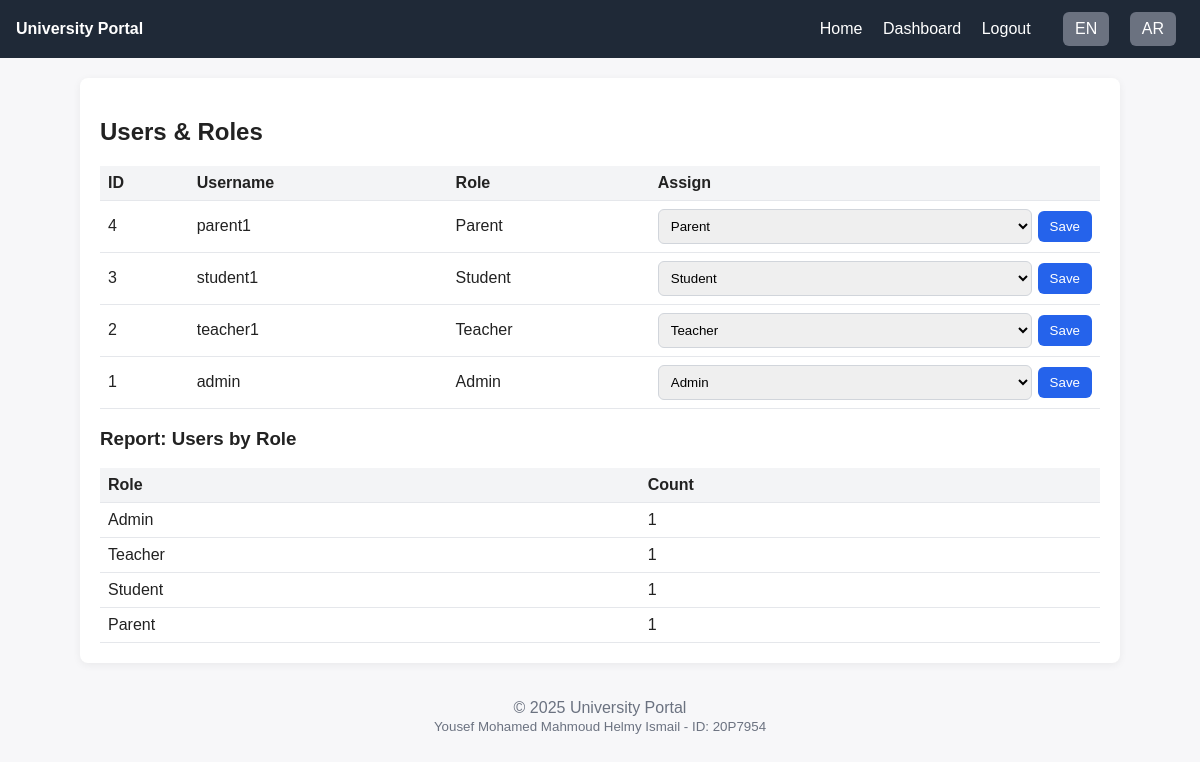
The page /admin/users.php (signed in) on the database its author committed.
### tables this page shows
CREATE TABLE users (
  id INT PRIMARY KEY AUTO_INCREMENT,
  username VARCHAR(100) NOT NULL UNIQUE,
  password_hash VARCHAR(255) NOT NULL,
  role_id INT NOT NULL,
  created_at TIMESTAMP DEFAULT CURRENT_TIMESTAMP,
  FOREIGN KEY (role_id) REFERENCES roles(id)
);

CREATE TABLE roles (
  id INT PRIMARY KEY AUTO_INCREMENT,
  name VARCHAR(50) NOT NULL UNIQUE
);

### config.php (called while the page is built)
<?php
return [
    'db' => [
        'host' => '127.0.0.1',
        'port' => 3306,
        'name' => 'university_portal',
        'user' => 'root',
        'pass' => '',
        'charset' => 'utf8mb4',
    ],
    'app' => [
        'base_url' => '/',
        'name' => 'University Portal',
        'default_lang' => 'en',
        'langs' => ['en' => 'English', 'ar' => 'العربية']
    ]
];

### lib/i18n.php (called while the page is built, shortened)
<?php
class I18n {
    private static $dict = [
        'en' => [
            'login' => 'Login',
            'username' => 'Username',
            'password' => 'Password',
            'logout' => 'Logout',
            'dashboard' => 'Dashboard',
            'invalid_credentials' => 'Invalid username or password.',
            'submit' => 'Submit',
            'language' => 'Language',
        ],
        'ar' => [
            'login' => 'تسجيل الدخول',
            'username' => 'اسم المستخدم',
            'password' => 'كلمة المرور',
            'logout' => 'تسجيل الخروج',
            'dashboard' => 'لوحة التحكم',
            'invalid_credentials' => 'اسم المستخدم أو كلمة المرور غير صحيح.',
            'submit' => 'إرسال',
            'language' => 'اللغة',
        ]
    ];
    public static function t(string $key): string {
        $lang = $_SESSION['lang'] ?? 'en';
        return self::$dict[$lang][$key] ?? $key;
    }
}

### lib/util.php (called while the page is built, shortened)
<?php
function e(string $s): string { return htmlspecialchars($s, ENT_QUOTES, 'UTF-8'); }

### admin/users.php (the view, shortened to what this page needs)
<?php
require_once __DIR__ . '/../lib/util.php';
$pdo = DB::conn();
$users = $pdo->query('SELECT u.id, u.username, r.name AS role FROM users u JOIN roles r ON r.id = u.role_id ORDER BY u.id DESC')->fetchAll();
$roles = $pdo->query('SELECT id, name FROM roles ORDER BY id')->fetchAll();
$report = $pdo->query('SELECT r.name AS role, COUNT(u.id) AS cnt FROM roles r LEFT JOIN users u ON u.role_id = r.id GROUP BY r.id ORDER BY r.id')->fetchAll();
require_once __DIR__ . '/../partials/header.php';
?>
<h2>Users & Roles</h2>
<table>
  <tr><th>ID</th><th>Username</th><th>Role</th><th>Assign</th></tr>
  <?php foreach ($users as $u): ?>
    <tr>
      <td><?= (int)$u['id'] ?></td>
      <td><?= e($u['username']) ?></td>
      <td><?= e($u['role']) ?></td>
      <td>
        <form method="post" style="display:flex;gap:6px;align-items:center;">
          <select name="role_id">
            <?php foreach ($roles as $r): ?>
              <option value="<?= (int)$r['id'] ?>" <?= $r['name']===$u['role']?'selected':'' ?>><?= e($r['name']) ?></option>
            <?php endforeach; ?>
          </select>
          <button class="btn" type="submit">Save</button>
        </form>
      </td>
    </tr>
  <?php endforeach; ?>
</table>
<h3>Report: Users by Role</h3>
<table>
  <tr><th>Role</th><th>Count</th></tr>
  <?php foreach ($report as $r): ?>
    <tr><td><?= e($r['role']) ?></td><td><?= (int)$r['cnt'] ?></td></tr>
  <?php endforeach; ?>
</table>
<?php require_once __DIR__ . '/../partials/footer.php'; ?>

### partials/header.php (shortened to what this page needs)
<?php
require_once __DIR__ . '/../lib/i18n.php';
$config = require __DIR__ . '/../config.php';
$title = $config['app']['name'];
$lang = $_SESSION['lang'] ?? 'en';
?>
<!DOCTYPE html>
<html lang="<?= htmlspecialchars($lang) ?>" dir="<?= $lang === 'ar' ? 'rtl' : 'ltr' ?>">
<head>
</head>
<body>
  <header>
    <div class="brand"><?= htmlspecialchars($title) ?></div>
    <nav>
      <a href="/index.php">Home</a>
      <a href="/dashboard.php">Dashboard</a>
      <a href="/logout.php"><?= I18n::t('logout') ?></a>
      <span class="lang-switch">
        <a class="btn secondary" href="?lang=en">EN</a>
        <a class="btn secondary" href="?lang=ar">AR</a>
      </span>
    </nav>
  </header>
  <div class="container">

### partials/footer.php
  </div>
  <footer style="text-align:center; color:#6b7280; padding:16px;">
    &copy; <?= date('Y') ?> University Portal<br>
    <small>Yousef Mohamed Mahmoud Helmy Ismail - ID: 20P7954</small>
  </footer>
</body>
</html>

### partials/header.php (style rules this page uses)
body { font-family: Arial, sans-serif; margin:0; background:#f7f7f9; color:#222; }
header { background:#1f2937; color:#fff; padding:12px 16px; display:flex; align-items:center; justify-content:space-between; }
header .brand { font-weight:bold; }
nav a { color:#fff; margin:0 8px; text-decoration:none; }
.container { max-width:1000px; margin:20px auto; background:#fff; padding:20px; border-radius:8px; box-shadow: 0 2px 8px rgba(0,0,0,.06); }
.btn { display:inline-block; padding:8px 12px; background:#2563eb; color:#fff; border:none; border-radius:6px; text-decoration:none; cursor:pointer; }
.btn.secondary { background:#6b7280; }
input, select, textarea { width:100%; padding:8px; border:1px solid #d1d5db; border-radius:6px; }
table { width:100%; border-collapse:collapse; }
th, td { padding:8px; border-bottom:1px solid #e5e7eb; text-align: left; }
th { background:#f3f4f6; }
.lang-switch { margin-left:12px; }

### rows shown on the page
users: id "4", username "parent1", role.name "Parent"
users: id "3", username "student1", role.name "Student"
users: id "2", username "teacher1", role.name "Teacher"
users: id "1", username "admin", role.name "Admin"

### other values the page prints
$title "University Portal"
I18n::t('logout') "Logout"
$r['role'] "Admin"
$r['cnt'] "1"
$r['role'] "Teacher"
$r['role'] "Student"
$r['role'] "Parent"
form field role_id "Parent"
form field role_id "Student"
form field role_id "Teacher"
form field role_id "Admin"
